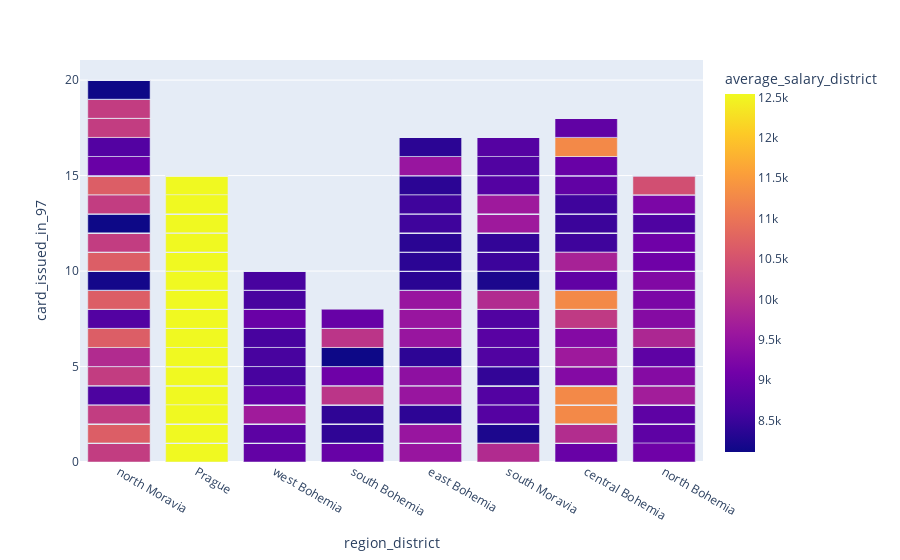

Notebook cell for this chart:
### Code cell
#Card issued in 97 by region and avg salary
fig = px.bar(base_table, x="region_district", y="card_issued_in_97", color='average_salary_district')
fig.show()

### Figure 1 — Plotly figure (JSON) as saved in the notebook; plotly's stock layout.template omitted (floating-point values rounded to 4 significant figures; data arrays with more than 128 entries replaced by an {"elided": "..."} marker saying what was removed)
{"data": [{"alignmentgroup": "True", "hovertemplate": "region_district=%{x}<br>card_issued_in_97=%{y}<br>average_salary_district=%{marker.color}<extra></extra>", "legendgroup": "", "marker": {"color": {"elided": "2239 int values"}, "coloraxis": "coloraxis", "pattern": {"shape": ""}}, "name": "", "offsetgroup": "", "orientation": "v", "showlegend": false, "textposition": "auto", "type": "bar", "x": {"elided": "2239 str values"}, "xaxis": "x", "y": {"elided": "2239 int values"}, "yaxis": "y"}], "layout": {"barmode": "relative", "coloraxis": {"colorbar": {"title": {"text": "average_salary_district"}}, "colorscale": [[0, "#0d0887"], [0.1111, "#46039f"], [0.2222, "#7201a8"], [0.3333, "#9c179e"], [0.4444, "#bd3786"], [0.5556, "#d8576b"], [0.6667, "#ed7953"], [0.7778, "#fb9f3a"], [0.8889, "#fdca26"], [1, "#f0f921"]]}, "legend": {"tracegroupgap": 0}, "margin": {"t": 60}, "xaxis": {"anchor": "y", "domain": [0, 1], "title": {"text": "region_district"}}, "yaxis": {"anchor": "x", "domain": [0, 1], "title": {"text": "card_issued_in_97"}}}}
